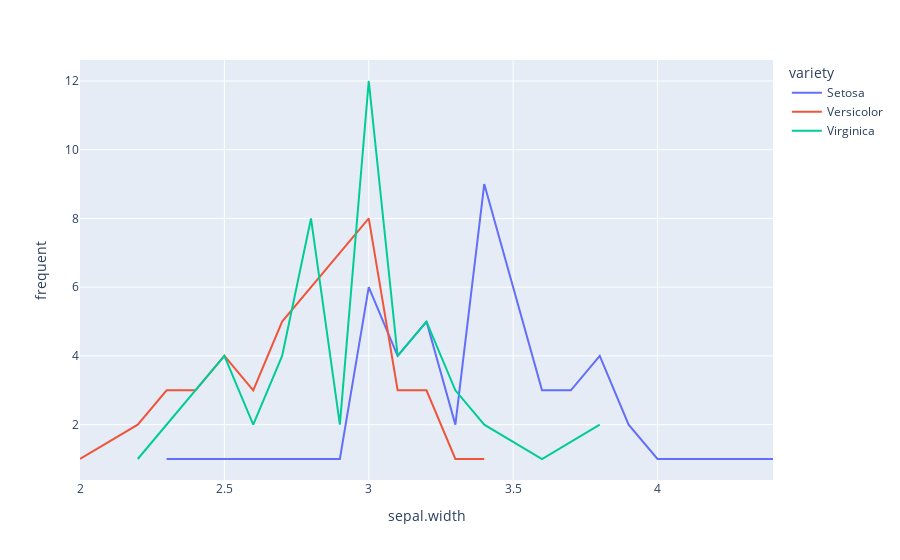

The cell this chart's notebook holds for it:
### Code cell
# b. Visualize sepal.width

df_sw = df.groupby(['variety', 'sepal.width'])['sepal.width'].count().reset_index(name='frequent')
print(df_sw)
fig =px.line(df_sw, x = "sepal.width", y="frequent", color ="variety")
fig.show()

### Figure 1 — Plotly figure (JSON) as saved in the notebook; plotly's stock layout.template omitted (floating-point values rounded to 4 significant figures)
{"data": [{"hovertemplate": "variety=Setosa<br>sepal.width=%{x}<br>frequent=%{y}<extra></extra>", "legendgroup": "Setosa", "line": {"color": "#636efa", "dash": "solid"}, "marker": {"symbol": "circle"}, "mode": "lines", "name": "Setosa", "orientation": "v", "showlegend": true, "type": "scatter", "x": [2.3, 2.9, 3, 3.1, 3.2, 3.3, 3.4, 3.5, 3.6, 3.7, 3.8, 3.9, 4, 4.1, 4.2, 4.4], "xaxis": "x", "y": [1, 1, 6, 4, 5, 2, 9, 6, 3, 3, 4, 2, 1, 1, 1, 1], "yaxis": "y"}, {"hovertemplate": "variety=Versicolor<br>sepal.width=%{x}<br>frequent=%{y}<extra></extra>", "legendgroup": "Versicolor", "line": {"color": "#EF553B", "dash": "solid"}, "marker": {"symbol": "circle"}, "mode": "lines", "name": "Versicolor", "orientation": "v", "showlegend": true, "type": "scatter", "x": [2, 2.2, 2.3, 2.4, 2.5, 2.6, 2.7, 2.8, 2.9, 3, 3.1, 3.2, 3.3, 3.4], "xaxis": "x", "y": [1, 2, 3, 3, 4, 3, 5, 6, 7, 8, 3, 3, 1, 1], "yaxis": "y"}, {"hovertemplate": "variety=Virginica<br>sepal.width=%{x}<br>frequent=%{y}<extra></extra>", "legendgroup": "Virginica", "line": {"color": "#00cc96", "dash": "solid"}, "marker": {"symbol": "circle"}, "mode": "lines", "name": "Virginica", "orientation": "v", "showlegend": true, "type": "scatter", "x": [2.2, 2.5, 2.6, 2.7, 2.8, 2.9, 3, 3.1, 3.2, 3.3, 3.4, 3.6, 3.8], "xaxis": "x", "y": [1, 4, 2, 4, 8, 2, 12, 4, 5, 3, 2, 1, 2], "yaxis": "y"}], "layout": {"legend": {"title": {"text": "variety"}, "tracegroupgap": 0}, "margin": {"t": 60}, "xaxis": {"anchor": "y", "domain": [0, 1], "title": {"text": "sepal.width"}}, "yaxis": {"anchor": "x", "domain": [0, 1], "title": {"text": "frequent"}}}}
